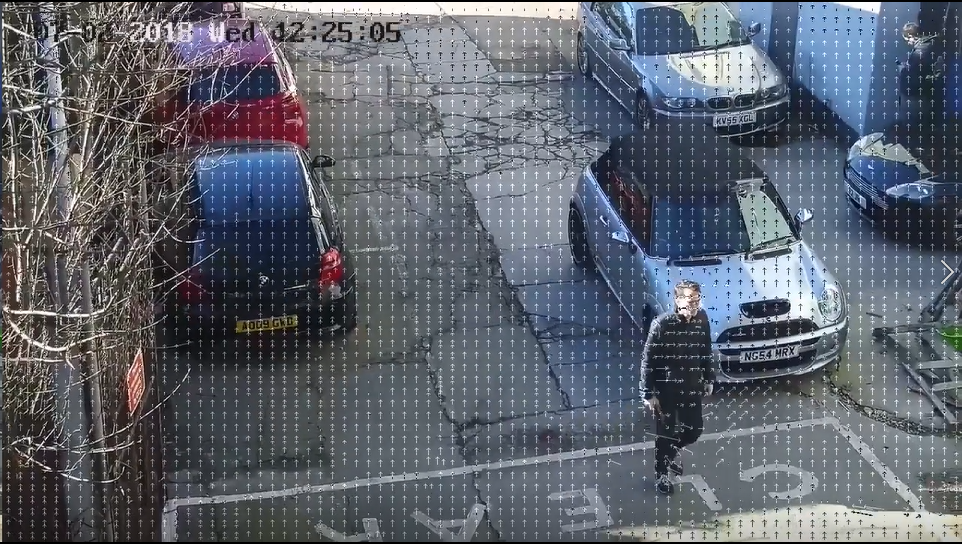
#> input picture images/MovingCameraSceneMovement.png, 962 x 544 px, given in place of input.mp4, which was not available
$ python camera_movement_detection.py
#> lines starting #> are read from the running program, lines starting #| are printed output that depends on the picture; pictures that were not available may be replaced by others from this repository, and a replacement may not be noted
import math
import argparse

import numpy as np
import cv2 as cv

import pafy

# construct the argument parser and parse the arguments
ap = argparse.ArgumentParser()
ap.add_argument("-u", "--url", type=str, default="", help="Youtube URL")
ap.add_argument("-v", "--video", type=str, default="input.mp4", help="path to input video file")
ap.add_argument("-d", "--displacement", type=int, default=3, help="displacement in pixels between 2 frames")
ap.add_argument("-t", "--threshold", type=float, default=0.5, help="threshold for percentage of motion vectors in a given direction")
args = vars(ap.parse_args())

# source: https://stackoverflow.com/questions/37555195/is-it-possible-to-stream-video-from-https-e-g-youtube-into-python-with-ope
if args.get("url", False):
    vPafy = pafy.new(args['url'])
    play = vPafy.getbest(preftype="mp4")
    cap = cv.VideoCapture(play.url)
elif args.get("video", False):
    cap = cv.VideoCapture(args['video'])
else:
    print("No video source specified. Quitting")
    quit()

# source: https://docs.opencv.org/master/d4/dee/tutorial_optical_flow.html

# params for ShiTomasi corner detection
feature_params = dict(maxCorners = 100, qualityLevel = 0.1, minDistance = 7, blockSize = 7)

# Parameters for lucas kanade optical flow
lk_params = dict(winSize = (15,15), maxLevel = 5, criteria = (cv.TERM_CRITERIA_EPS | cv.TERM_CRITERIA_COUNT, 10, 0.01))

# Create some random colors
color = np.random.randint(0,255,(100,3))

# Take first frame and find corners in it
ret, old_frame = cap.read()
#> old_frame is the input picture: shape (544, 962, 3); mean B, G, R 108.7, 98.7, 93.4

if not ret:
    print("Cannot read input video {}. Quitting.".format(args['video']))
    quit() # quit if the input video cannot be read

old_gray = cv.cvtColor(old_frame, cv.COLOR_BGR2GRAY)
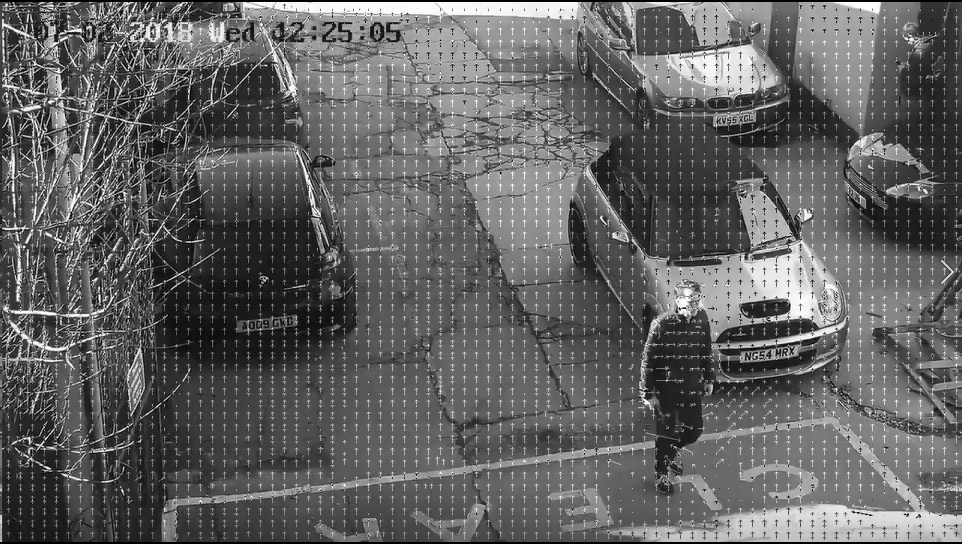
#> old_gray: shape (544, 962); min 0, max 255, mean 98.2
p0 = cv.goodFeaturesToTrack(old_gray, mask = None, **feature_params)
#> p0 = 100 rows, first 8: [679, 310], [122, 192], [27, 439], [57, 39], [642, 393], [89, 25], [59, 73], [95, 111]

# Create a mask image for drawing purposes
mask = np.zeros_like(old_frame)

while True:
    ret, frame = cap.read()
    if not ret: break # break if there is no more frame, or we have a frame error

    frame_gray = cv.cvtColor(frame, cv.COLOR_BGR2GRAY)

    # calculate optical flow
    p1, st, err = cv.calcOpticalFlowPyrLK(old_gray, frame_gray, p0, None, **lk_params)
#> p1 has the same summary as p0; st = 100 values from 1 to 1; err = 100 values from 0 to 0

    # Select good points
    good_new = p1[st==1]
#> good_new = 100 pairs, first value 1 to 951, second value 2 to 541
    good_old = p0[st==1]
#> good_old has the same summary as good_new

    mask = np.zeros_like(old_frame) # to just draw motion vectors

    mv = [] # list of motion vectors

    for i,(new,old) in enumerate(zip(good_new, good_old)):
        a,b = new.ravel()
        c,d = old.ravel()
        mask = cv.line(mask, (a,b),(c,d), color[i].tolist(), 3)
        # add motion vectors to the list mv
        # motion vector length should be at least args['displacement']
        if ((b-d)**2 + (a-c)**2)**0.5 > args['displacement']:
            mv.append(math.atan2(b-d,a-c))
        frame = cv.circle(frame,(a,b),3,color[i].tolist(),-1)
#> this loop made 100 passes
#> (a, b, c, d) on passes 1 to 12: (679, 310, 679, 310), (122, 192, 122, 192), (27, 439, 27, 439), (57, 39, 57, 39), (642, 393, 642, 393), (89, 25, 89, 25), (59, 73, 59, 73), (95, 111, 95, 111), (16, 226, 16, 226), (4, 24, 4, 24), (29, 86, 29, 86), (141, 24, 141, 24)
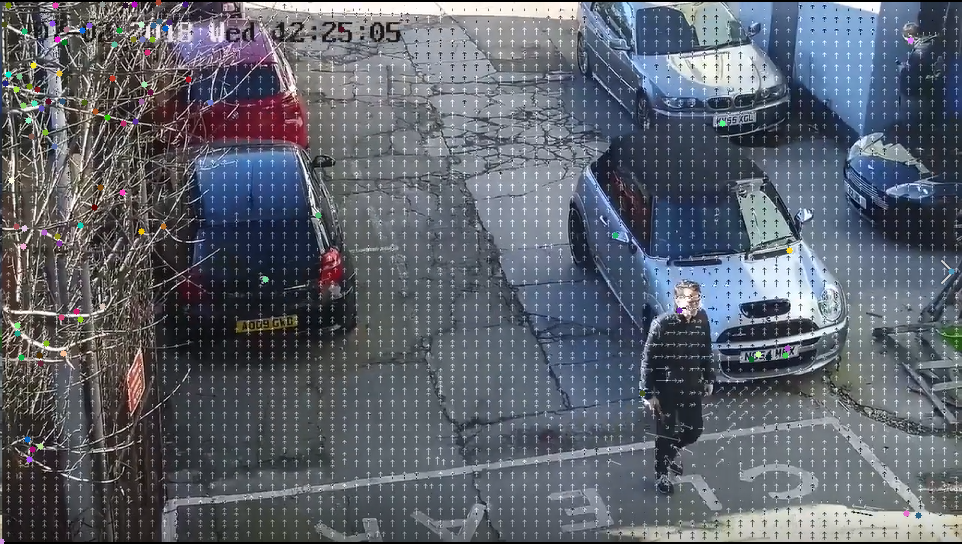
#> frame: shape (544, 962, 3); mean B, G, R 108.6, 98.7, 93.4
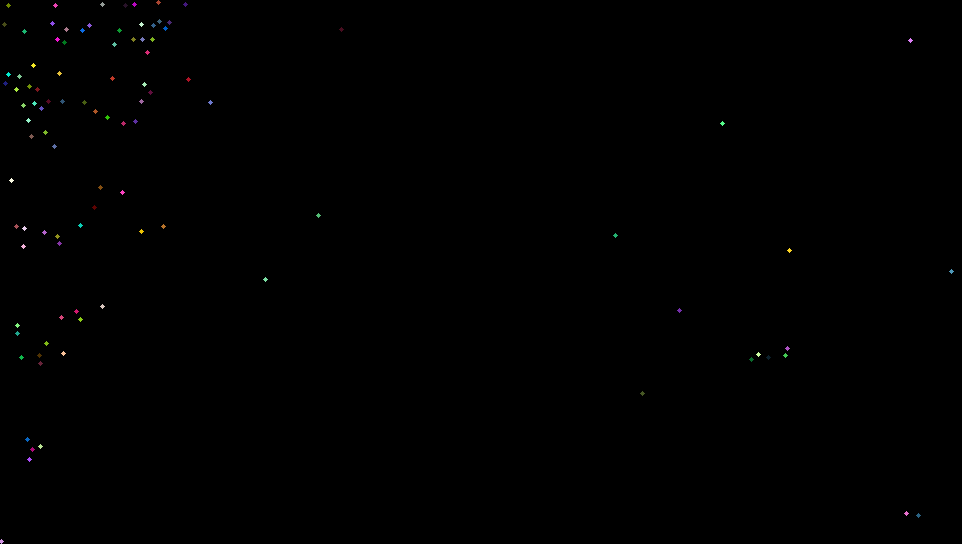
#> mask: shape (544, 962, 3); mean of channels 0, 1, 2 0.3, 0.3, 0.3; drawn as B, G, R
#> after the loop, mv = []

    if len(mv) > 5: # at least 5 motion vectors
        mv = np.array(mv) # convert to numpy array
        mv[mv < 0] = mv[mv < 0] + 2*math.pi # convert to 0 - 360
        mv = np.degrees(mv) # convert to degress
        # create histogram with bins every 45 degrees
        bin_size = 60
        hist,bins = np.histogram(mv, bins=list(range(0-bin_size//2,361-bin_size//2,bin_size)))
        hist = hist/sum(hist) # normalize the histogram
        if sum(hist > args['threshold']): # compare against the threshold. if true, we have panning!
            # frame = cv.circle(frame,(20,20),10,(0,0,255),-1)
            frame = cv.rectangle(frame, (10,10), (frame.shape[1]-10, frame.shape[0]-10), color=(0,0,255), thickness=10)
            print("camera panned {}".format(list(range(0-bin_size//2,361-bin_size//2,bin_size))[np.argmax(hist)]))

    img = cv.add(frame,mask)
    cv.imshow("Video", img)

    ch = cv.waitKey(1000//25) # display at 25 FPS. // for integer division
#> (key q is pressed here)
    if ch & 0xff == ord('q'): break

    # Now update the previous frame and previous points
    old_gray = frame_gray.copy()

    # check for good features again
    p0 = cv.goodFeaturesToTrack(old_gray, mask = None, **feature_params)
    # we cannot use the new points as given by calcOpticalFlowPyrLK as the camera might have panned / zoomed
    # p0 = good_new.reshape(-1,1,2)

cap.release()
cv.destroyAllWindows()

$ run again, on images/StaticCameraSceneMovement.png
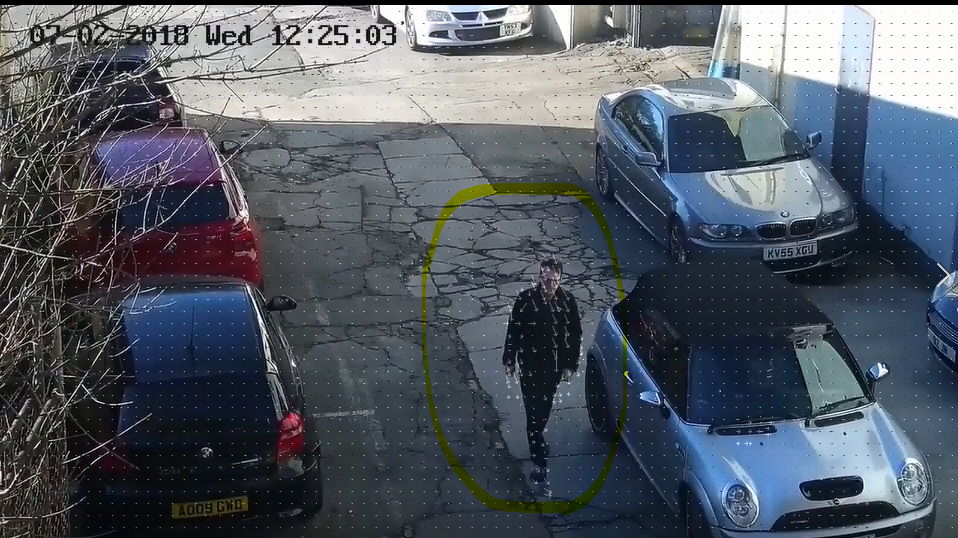
#> input picture images/StaticCameraSceneMovement.png, 958 x 538 px, given in place of input.mp4, which was not available
#> old_frame is the input picture: shape (538, 958, 3); mean B, G, R 99.2, 89.2, 81.9
#> p0 = 100 rows, first 8: [320, 42], [373, 42], [407, 7], [336, 32], [373, 28], [341, 41], [278, 42], [181, 33]
#> p1 has the same summary as p0; st = 100 values from 1 to 1; err = 100 values from 0 to 0
#> good_new = 100 pairs, first value 3 to 947, second value 7 to 480
#> good_old has the same summary as good_new
#> the loop `for i,(new,old) in enumerate(zip(good_new, good_old)):` made 100 passes
#> (a, b, c, d) on passes 1 to 8: (320, 42, 320, 42), (373, 42, 373, 42), (407, 7, 407, 7), (336, 32, 336, 32), (373, 28, 373, 28), (341, 41, 341, 41), (278, 42, 278, 42), (181, 33, 181, 33)
#> after the loop `for i,(new,old) in enumerate(zip(good_new, good_old)):`:
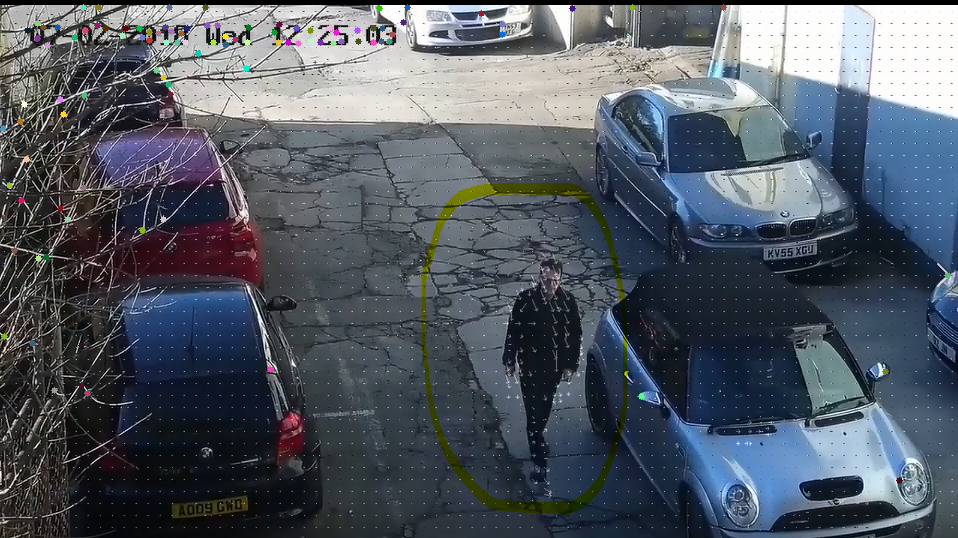
#> frame: shape (538, 958, 3); mean B, G, R 99.2, 89.3, 82
#> after the loop `for i,(new,old) in enumerate(zip(good_new, good_old)):`:
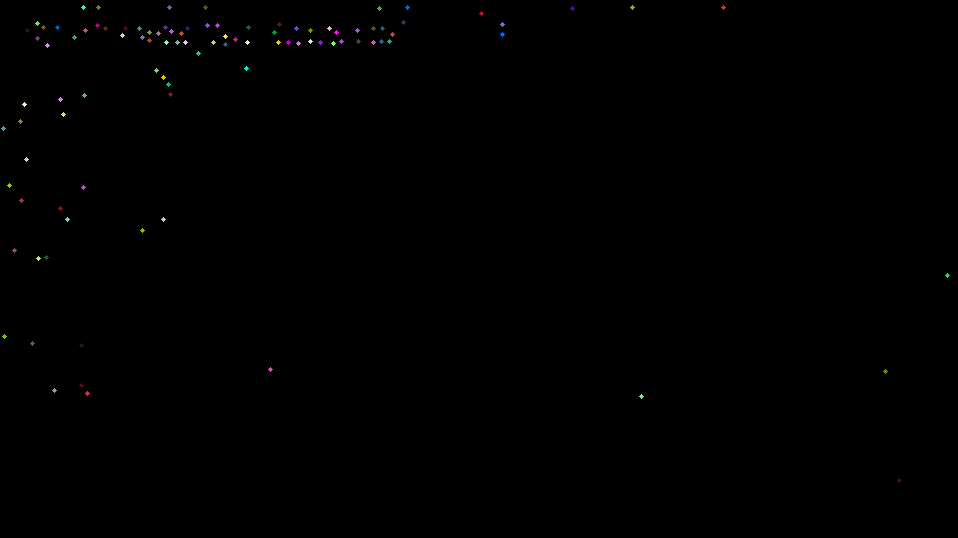
#> mask: shape (538, 958, 3); mean of channels 0, 1, 2 0.3, 0.3, 0.3; drawn as B, G, R
#> after the loop `for i,(new,old) in enumerate(zip(good_new, good_old)):`: mv = []
